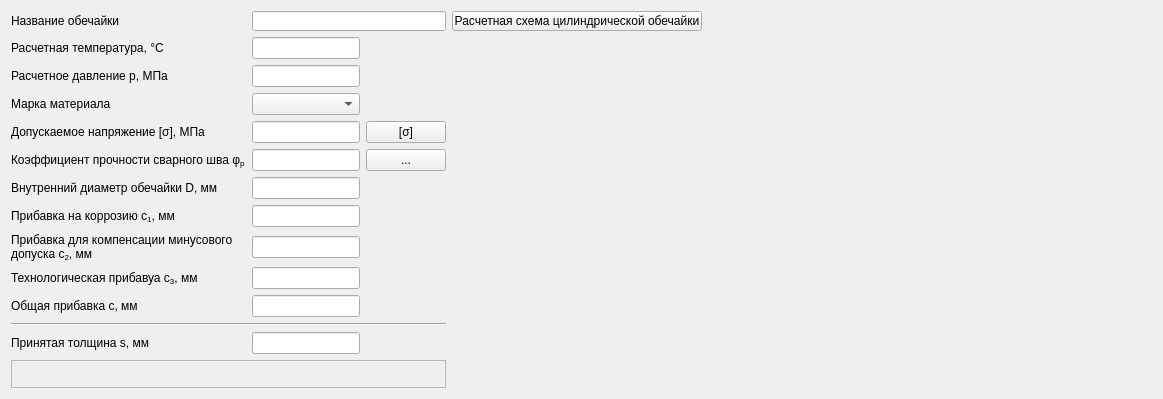
    <widget class="QWidget" name="tab_obvn">
     <property name="sizePolicy">
      <sizepolicy hsizetype="Expanding" vsizetype="Expanding">
       <horstretch>0</horstretch>
       <verstretch>0</verstretch>
      </sizepolicy>
     </property>
     <attribute name="title">
      <string>Обечайка (внутреннее)</string>
     </attribute>
     <layout class="QGridLayout" name="gridLayout" columnminimumwidth="0,0,0,700">
      <property name="sizeConstraint">
       <enum>QLayout::SetDefaultConstraint</enum>
      </property>
      <item row="11" column="0" colspan="3">
       <widget class="Line" name="line_2">
        <property name="orientation">
         <enum>Qt::Horizontal</enum>
        </property>
       </widget>
      </item>
      <item row="7" column="1">
       <widget class="QLineEdit" name="c1_leov">
        <property name="tabletTracking">
         <bool>true</bool>
        </property>
        <property name="inputMask">
         <string/>
        </property>
       </widget>
      </item>
      <item row="12" column="0">
       <widget class="QLabel" name="label_27">
        <property name="text">
         <string>Принятая толщина s, мм</string>
        </property>
       </widget>
      </item>
      <item row="10" column="1">
       <widget class="QLineEdit" name="c_leov">
        <property name="tabletTracking">
         <bool>true</bool>
        </property>
       </widget>
      </item>
      <item row="7" column="0">
       <widget class="QLabel" name="label_24">
        <property name="text">
         <string>&lt;html&gt;&lt;head/&gt;&lt;body&gt;&lt;p&gt;Прибавка на коррозию c&lt;span style=&quot; vertical-align:sub;&quot;&gt;1&lt;/span&gt;, мм&lt;/p&gt;&lt;/body&gt;&lt;/html&gt;</string>
        </property>
       </widget>
      </item>
      <item row="8" column="0">
       <widget class="QLabel" name="label_22">
        <property name="sizePolicy">
         <sizepolicy hsizetype="Preferred" vsizetype="Minimum">
          <horstretch>0</horstretch>
          <verstretch>0</verstretch>
         </sizepolicy>
        </property>
        <property name="text">
         <string>&lt;html&gt;&lt;head/&gt;&lt;body&gt;&lt;p&gt;Прибавка для компенсации минусового допуска c&lt;span style=&quot; vertical-align:sub;&quot;&gt;2&lt;/span&gt;, мм&lt;/p&gt;&lt;/body&gt;&lt;/html&gt;</string>
        </property>
        <property name="wordWrap">
         <bool>true</bool>
        </property>
       </widget>
      </item>
      <item row="0" column="0">
       <widget class="QLabel" name="l_name_4">
        <property name="sizePolicy">
         <sizepolicy hsizetype="Preferred" vsizetype="Minimum">
          <horstretch>0</horstretch>
          <verstretch>0</verstretch>
         </sizepolicy>
        </property>
        <property name="minimumSize">
         <size>
          <width>0</width>
          <height>20</height>
         </size>
        </property>
        <property name="maximumSize">
         <size>
          <width>16777215</width>
          <height>20</height>
         </size>
        </property>
        <property name="text">
         <string>Название обечайки</string>
        </property>
       </widget>
      </item>
      <item row="4" column="1">
       <widget class="QLineEdit" name="sigma_leov">
        <property name="enabled">
         <bool>true</bool>
        </property>
        <property name="readOnly">
         <bool>true</bool>
        </property>
       </widget>
      </item>
      <item row="2" column="1">
       <widget class="QLineEdit" name="press_leov">
        <property name="tabletTracking">
         <bool>true</bool>
        </property>
        <property name="inputMask">
         <string/>
        </property>
        <property name="text">
         <string/>
        </property>
       </widget>
      </item>
      <item row="4" column="0">
       <widget class="QLabel" name="label">
        <property name="text">
         <string>Допускаемое напряжение [σ], МПа</string>
        </property>
       </widget>
      </item>
      <item row="3" column="1">
       <widget class="QComboBox" name="steel_cbov"/>
      </item>
      <item row="5" column="2">
       <widget class="QPushButton" name="pushButton_2">
        <property name="minimumSize">
         <size>
          <width>50</width>
          <height>0</height>
         </size>
        </property>
        <property name="text">
         <string>...</string>
        </property>
       </widget>
      </item>
      <item row="3" column="0">
       <widget class="QLabel" name="l_steel_4">
        <property name="text">
         <string>Марка материала</string>
        </property>
       </widget>
      </item>
      <item row="9" column="0">
       <widget class="QLabel" name="label_23">
        <property name="text">
         <string>&lt;html&gt;&lt;head/&gt;&lt;body&gt;&lt;p&gt;Технологическая прибавуа c&lt;span style=&quot; vertical-align:sub;&quot;&gt;3&lt;/span&gt;, мм&lt;/p&gt;&lt;/body&gt;&lt;/html&gt;</string>
        </property>
       </widget>
      </item>
      <item row="5" column="0">
       <widget class="QLabel" name="label_20">
        <property name="text">
         <string>&lt;html&gt;&lt;head/&gt;&lt;body&gt;&lt;p&gt;Коэффициент прочности сварного шва φ&lt;span style=&quot; vertical-align:sub;&quot;&gt;p&lt;/span&gt;&lt;/p&gt;&lt;/body&gt;&lt;/html&gt;</string>
        </property>
       </widget>
      </item>
      <item row="6" column="1">
       <widget class="QLineEdit" name="dia_leov">
        <property name="tabletTracking">
         <bool>true</bool>
        </property>
        <property name="inputMask">
         <string/>
        </property>
       </widget>
      </item>
      <item row="12" column="1">
       <widget class="QLineEdit" name="s_leov"/>
      </item>
      <item row="8" column="1">
       <widget class="QLineEdit" name="c2_leov">
        <property name="tabletTracking">
         <bool>true</bool>
        </property>
       </widget>
      </item>
      <item row="5" column="1">
       <widget class="QLineEdit" name="fi_leov">
        <property name="tabletTracking">
         <bool>true</bool>
        </property>
        <property name="inputMask">
         <string/>
        </property>
       </widget>
      </item>
      <item row="10" column="0">
       <widget class="QLabel" name="label_25">
        <property name="text">
         <string>Общая прибавка с, мм</string>
        </property>
       </widget>
      </item>
      <item row="9" column="1">
       <widget class="QLineEdit" name="c3_leov">
        <property name="tabletTracking">
         <bool>true</bool>
        </property>
       </widget>
      </item>
      <item row="6" column="0">
       <widget class="QLabel" name="label_21">
        <property name="text">
         <string>Внутренний диаметр обечайки D, мм</string>
        </property>
       </widget>
      </item>
      <item row="4" column="2">
       <widget class="QPushButton" name="pbGetSigmaov">
        <property name="minimumSize">
         <size>
          <width>50</width>
          <height>0</height>
         </size>
        </property>
        <property name="text">
         <string>[σ]</string>
        </property>
       </widget>
      </item>
      <item row="1" column="1">
       <widget class="QLineEdit" name="temp_leov">
        <property name="tabletTracking">
         <bool>true</bool>
        </property>
        <property name="inputMask">
         <string/>
        </property>
        <property name="text">
         <string/>
        </property>
       </widget>
      </item>
      <item row="2" column="0">
       <widget class="QLabel" name="label_19">
        <property name="text">
         <string>Расчетное давление p, МПа</string>
        </property>
       </widget>
      </item>
      <item row="1" column="0">
       <widget class="QLabel" name="label_18">
        <property name="text">
         <string>&lt;html&gt;&lt;head/&gt;&lt;body&gt;&lt;p&gt;Расчетная температура, °С&lt;/p&gt;&lt;/body&gt;&lt;/html&gt;</string>
        </property>
       </widget>
      </item>
      <item row="0" column="1" colspan="2">
       <widget class="QLineEdit" name="name_leov">
        <property name="sizePolicy">
         <sizepolicy hsizetype="Expanding" vsizetype="Preferred">
          <horstretch>0</horstretch>
          <verstretch>0</verstretch>
         </sizepolicy>
        </property>
        <property name="minimumSize">
         <size>
          <width>0</width>
          <height>20</height>
         </size>
        </property>
        <property name="maximumSize">
         <size>
          <width>16777215</width>
          <height>20</height>
         </size>
        </property>
        <property name="tabletTracking">
         <bool>true</bool>
        </property>
       </widget>
      </item>
      <item row="13" column="0" colspan="3">
       <widget class="QFrame" name="frame_2">
        <property name="frameShape">
         <enum>QFrame::StyledPanel</enum>
        </property>
        <property name="frameShadow">
         <enum>QFrame::Raised</enum>
        </property>
        <widget class="QPushButton" name="pbCalcov">
         <property name="geometry">
          <rect>
           <x>10</x>
           <y>100</y>
           <width>110</width>
           <height>34</height>
          </rect>
         </property>
         <property name="sizePolicy">
          <sizepolicy hsizetype="Expanding" vsizetype="Expanding">
           <horstretch>0</horstretch>
           <verstretch>0</verstretch>
          </sizepolicy>
         </property>
         <property name="text">
          <string>Расчет</string>
         </property>
        </widget>
        <widget class="QPushButton" name="pbPredov">
         <property name="geometry">
          <rect>
           <x>10</x>
           <y>50</y>
           <width>110</width>
           <height>34</height>
          </rect>
         </property>
         <property name="text">
          <string>Предварительный 
 расчет</string>
         </property>
        </widget>
        <widget class="QLabel" name="press_d_lov">
         <property name="geometry">
          <rect>
           <x>150</x>
           <y>110</y>
           <width>50</width>
           <height>20</height>
          </rect>
         </property>
         <property name="text">
          <string>p</string>
         </property>
        </widget>
        <widget class="QLabel" name="s_calc_lov">
         <property name="geometry">
          <rect>
           <x>150</x>
           <y>80</y>
           <width>50</width>
           <height>20</height>
          </rect>
         </property>
         <property name="text">
          <string>s</string>
         </property>
        </widget>
       </widget>
      </item>
      <item row="0" column="3">
       <widget class="QPushButton" name="pbShowSxemaov">
        <property name="sizePolicy">
         <sizepolicy hsizetype="Preferred" vsizetype="Preferred">
          <horstretch>0</horstretch>
          <verstretch>0</verstretch>
         </sizepolicy>
        </property>
        <property name="maximumSize">
         <size>
          <width>250</width>
          <height>20</height>
         </size>
        </property>
        <property name="layoutDirection">
         <enum>Qt::LeftToRight</enum>
        </property>
        <property name="text">
         <string>Расчетная схема цилиндрической обечайки</string>
        </property>
       </widget>
      </item>
     </layout>
     <zorder>l_name_4</zorder>
     <zorder>name_leov</zorder>
     <zorder>l_steel_4</zorder>
     <zorder>steel_cbov</zorder>
     <zorder>label</zorder>
     <zorder>label_18</zorder>
     <zorder>label_19</zorder>
     <zorder>label_20</zorder>
     <zorder>label_21</zorder>
     <zorder>pushButton_2</zorder>
     <zorder>temp_leov</zorder>
     <zorder>press_leov</zorder>
     <zorder>sigma_leov</zorder>
     <zorder>fi_leov</zorder>
     <zorder>label_24</zorder>
     <zorder>label_22</zorder>
     <zorder>label_23</zorder>
     <zorder>label_25</zorder>
     <zorder>c1_leov</zorder>
     <zorder>c2_leov</zorder>
     <zorder>c3_leov</zorder>
     <zorder>c_leov</zorder>
     <zorder>pbGetSigmaov</zorder>
     <zorder>dia_leov</zorder>
     <zorder>label_27</zorder>
     <zorder>s_leov</zorder>
     <zorder>line_2</zorder>
     <zorder>frame_2</zorder>
     <zorder>pbShowSxemaov</zorder>
    </widget>
